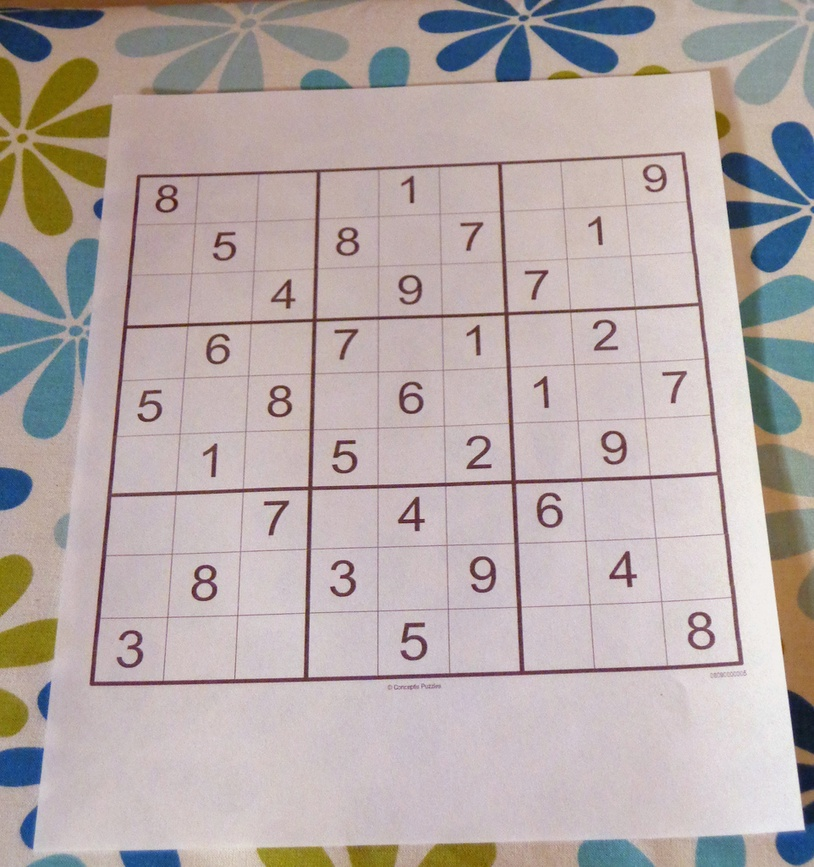
#> input picture Datos/sudoku.jpg, 814 x 867 px, shrunk from 962 x 1024 before the run
$ jupyter execute Gradientes.ipynb   (shell and % lines are left out)   (older library calls are emulated)
#> lines starting #> are read from the running program, lines starting #| are printed output that depends on the picture; after the words box and inside, x2 and y2 are one past the last pixel; in counts of white or black regions, pixels touching at a corner belong together
# Gradientes

Entender gradientes nos permitirá entender detección de bordes eventualmente, que luego utilizaremos dado que es un aspecto de detección de objetos en general.

[cell 1]
import cv2
import numpy as np
import matplotlib.pyplot as plt

[cell 2]
img = cv2.imread('../Datos/sudoku.jpg',0)
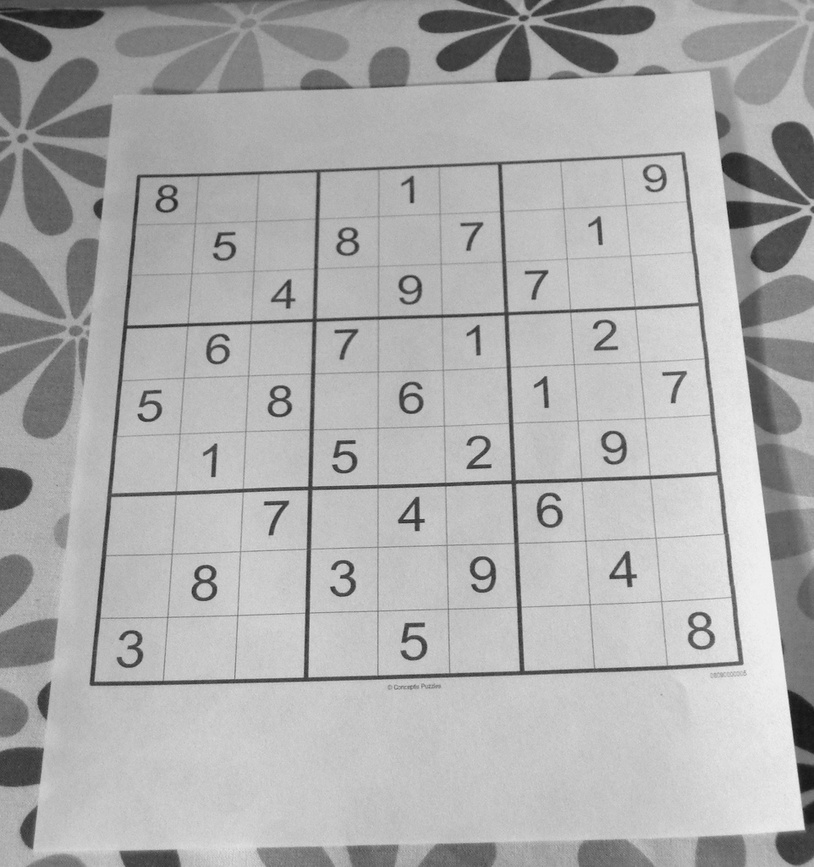
#> img: shape (867, 814); min 19, max 246, mean 172.7

[cell 3]
def display_img(img):
    fig = plt.figure(figsize=(12,10))
    ax = fig.add_subplot(111)
    ax.imshow(img,cmap='gray')

[cell 4]
display_img(img)

[cell 5]
sobelx = cv2.Sobel(img,cv2.CV_64F,1,0,ksize=5)
sobely = cv2.Sobel(img,cv2.CV_64F,0,1,ksize=5)
laplacian = cv2.Laplacian(img,cv2.CV_64F)

[cell 6]
display_img(sobelx)

[cell 7]
display_img(sobely)

[cell 8]
display_img(laplacian)

## Combinando las técnicas anteriores

Ahora combinemos estas imágenes con algunas de las técnicas que hemos visto anteriormente.

### Mezclar imágenes

[cell 9]
blended = cv2.addWeighted(src1=sobelx,alpha=0.5,src2=sobely,beta=0.5,gamma=0)
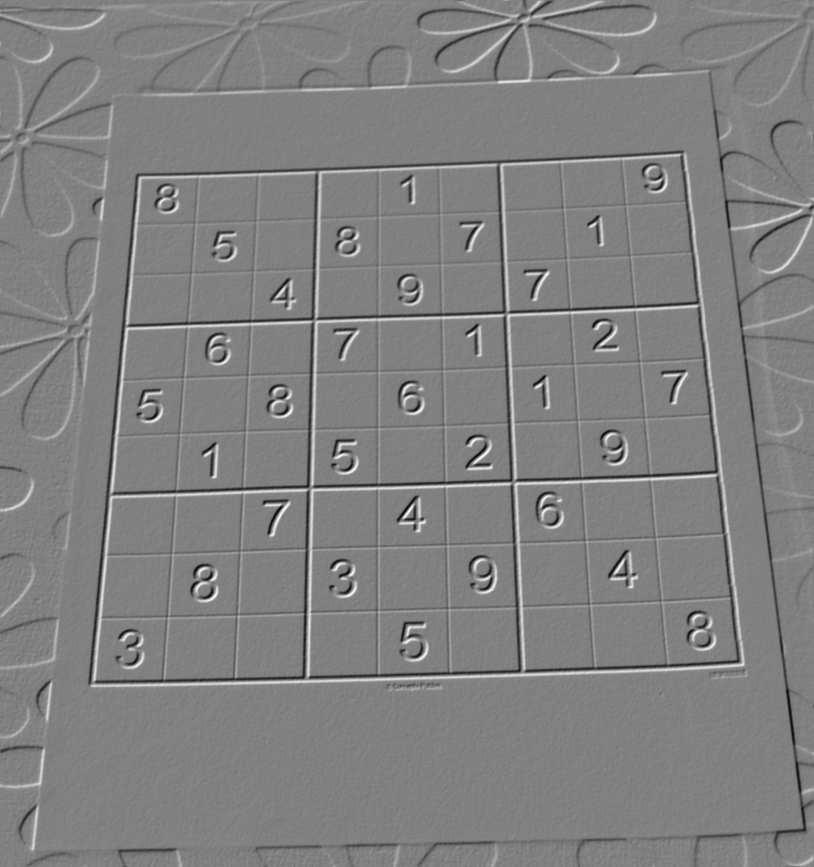
#> blended: shape (867, 814) float64; min -4423, max 4334, mean 2.5; drawn with min black and max white

[cell 10]
display_img(blended)

[cell 11]
blended.shape
#> Out = (867, 814)

### Operadores Morfológicos

[cell 12]
kernel = np.ones((4,4),np.uint8)
gradient = cv2.morphologyEx(blended,cv2.MORPH_GRADIENT,kernel)

[cell 13]
display_img(gradient)

Prueba con el resultado del laplaciano de la imagen.

[cell 14]
kernel = np.ones((3,3),np.uint8)
gradient = cv2.morphologyEx(blended,cv2.MORPH_GRADIENT,kernel)
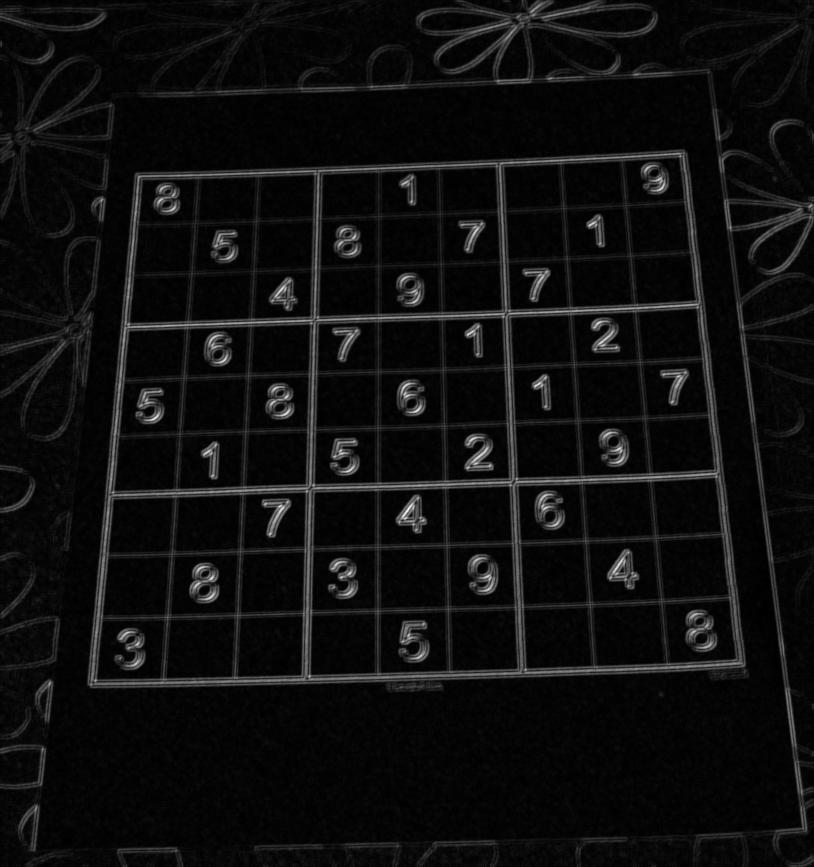
#> gradient: shape (867, 814) float64; min 9, max 8310, mean 493.4; drawn with min black and max white

[cell 15]
display_img(gradient)

### Umbralización

[cell 16]
ret,th1 = cv2.threshold(img,100,255,cv2.THRESH_BINARY)
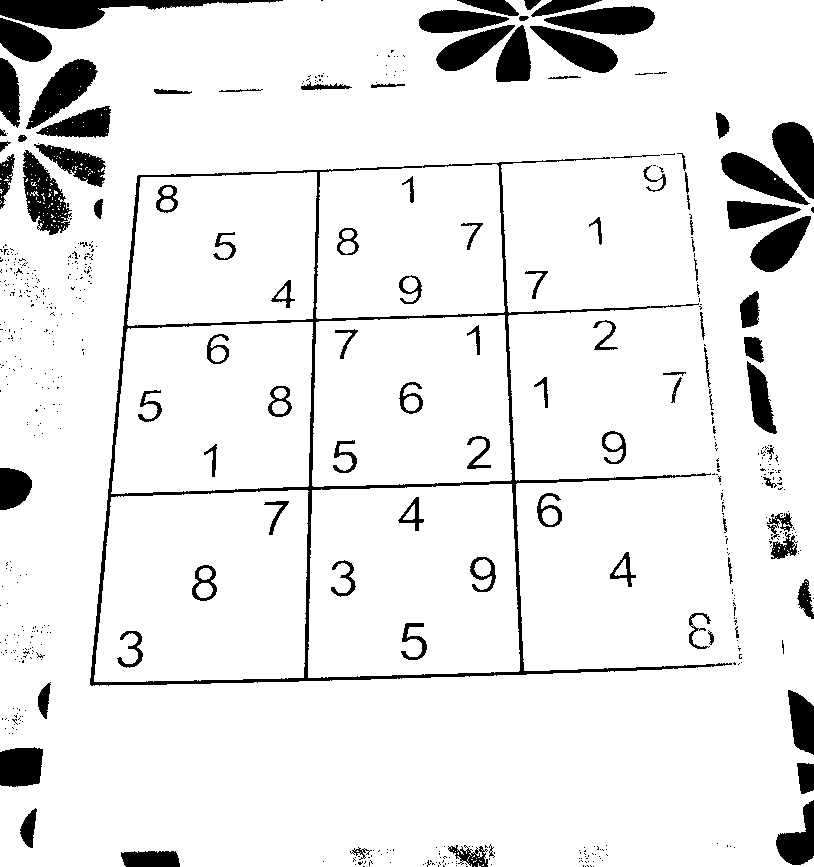
#> th1: shape (867, 814); 91.1% white; 601 black regions (501 under 20 px), largest, box (x1, y1, x2, y2) and area: (90, 157, 732, 686) 11112, (0, 0, 283, 29) 3417, (26, 59, 98, 129) 2199
display_img(th1)

[cell 17]
ret,th1 = cv2.threshold(gradient,200,255,cv2.THRESH_BINARY_INV)
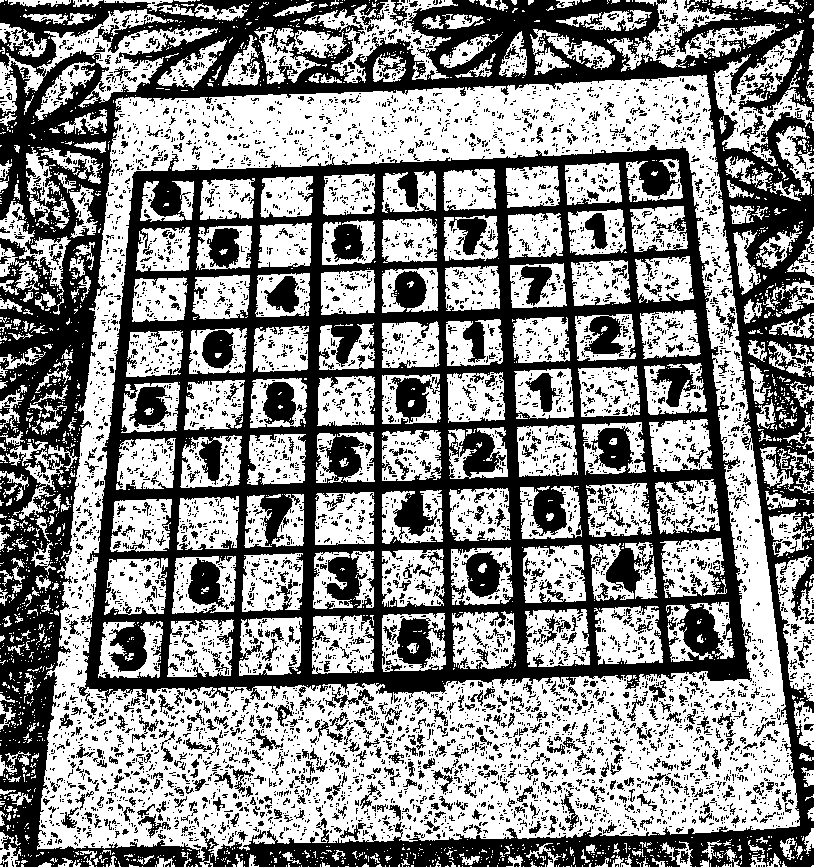
#> th1: shape (867, 814) float64; 54.4% white; 6201 black regions (5440 under 20 px), largest, box (x1, y1, x2, y2) and area: (77, 145, 752, 715) 132645, (0, 0, 814, 867) 124278, (462, 551, 510, 598) 1222
display_img(th1)

[cell 18]
ret,th1 = cv2.threshold(blended,100,255,cv2.THRESH_BINARY_INV)
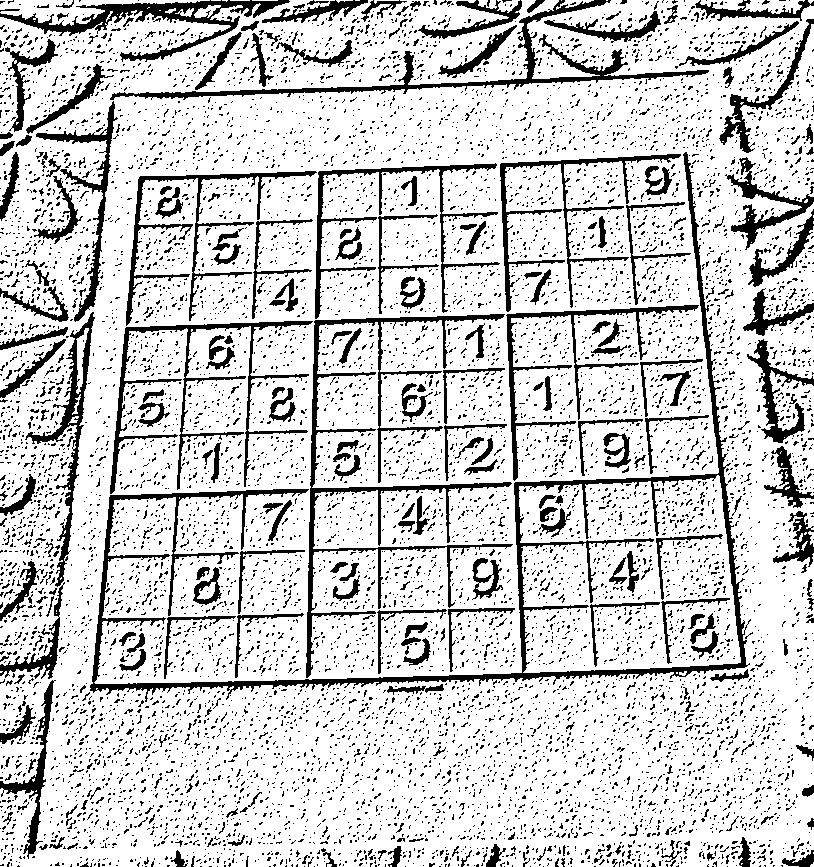
#> th1: shape (867, 814) float64; 81% white; 9640 black regions (9309 under 20 px), largest, box (x1, y1, x2, y2) and area: (90, 152, 751, 702) 12614, (306, 314, 513, 678) 6329, (110, 0, 709, 100) 4624
display_img(th1)
